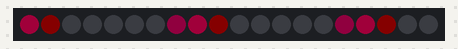
Recording of a sketch running on a simulated Arduino Uno, built with avr-gcc and run on an emulated ATmega328P. Parts: 20 RGB LEDs in strip order, left to right. Dim RGB values are drawn brighter than linear.

Above: at 1.45 s.
At 5.68 s:
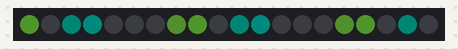
At 11.16 s:
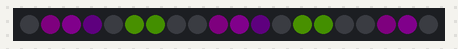
At 20.57 s:
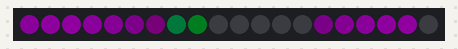
At 30.01 s:
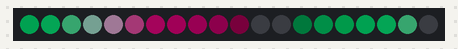
At 39.74 s:
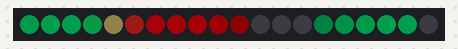

The sketch:

two_sin_pal_demo.ino
```cpp
/* two_sin_pal_demo

By: Andrew Tuline

Date: July, 2015

Two moving waves of different colours. In this case, the wave values are either '1' or '0', thus really bars.
The cool thing about this routine is that there are lot of configurable items without requiring a lot of complex code. It uses
sine waves to create 'bars' and not lengthy/complex 'marching' code.


With a few potentiometers or other inputs, you could change several values:

- Change the width of each wave
- Change the speed
- Change the direction
- Change the overall frequency
- Change the colour of each wave or even change the hue rotation speed.
- You could even get real funky and have different frequencies and phase changes for the waves. Epilepsy alert!

This would make for an awesome interactive display for youth.


*/


#include "FastLED.h"                                          // FastLED library. Please use the latest development version.

#define qsubd(x, b)  ((x>b)?wavebright:0)                     // A digital unsigned subtraction macro. if result <0, then => 0. Otherwise, take on fixed value.
#define qsuba(x, b)  ((x>b)?x-b:0)                            // Unsigned subtraction macro. if result <0, then => 0


#if FASTLED_VERSION < 3001000
#error "Requires FastLED 3.1 or later; check github for latest code."
#endif


// Fixed definitions cannot change on the fly.
#define LED_DT 12                                             // Data pin to connect to the strip.
#define LED_CK 11                                             // Clock pin for WS2801 or APA102.
#define COLOR_ORDER BGR                                       // Are they GRB for WS2812 and BGR for APA102.
#define LED_TYPE APA102                                       // Using APA102, WS2812, WS2801. Don't forget to change LEDS.addLeds.
#define NUM_LEDS 20                                           // Number of LED's.

CRGB leds[NUM_LEDS];

unsigned long previousMillis;                                 // Store last time the strip was updated.

// Most of these variables can be mucked around with. Better yet, add some form of variable input or routine to change them on the fly. 1970's here I come. .
//

uint8_t brightness = 128;

uint8_t wavebright = 128;                                     // You can change the brightness of the waves/bars rolling across the screen. Best to make them not as bright as the sparkles.
uint8_t thishue = 0;                                          // You can change the starting hue value for the first wave.
uint8_t thathue = 140;                                        // You can change the starting hue for other wave.
uint8_t thisrot = 1;                                          // You can change how quickly the hue rotates for this wave. Currently 0.
uint8_t thatrot = 1;                                          // You can change how quickly the hue rotates for the other wave. Currently 0.
uint8_t allsat = 255;                                         // I like 'em fully saturated with colour.
uint8_t thisdir = 0;
uint8_t thatdir = 0;
uint8_t alldir = 0;                                           // You can change direction.
int8_t thisspeed = 4;                                         // You can change the speed.
int8_t thatspeed = 4;                                         // You can change the speed.
uint8_t allfreq = 32;                                         // You can change the frequency, thus overall width of bars.
int thisphase = 0;                                            // Phase change value gets calculated.
int thatphase = 0;                                            // Phase change value gets calculated.
uint8_t thiscutoff = 192;                                     // You can change the cutoff value to display this wave. Lower value = longer wave.
uint8_t thatcutoff = 192;                                     // You can change the cutoff value to display that wave. Lower value = longer wave.
int thisdelay = 20;

uint8_t fadeval = 192;


CRGBPalette16 thisPalette;
CRGBPalette16 thatPalette;
TBlendType    currentBlending;        // NOBLEND or LINEARBLEND


void setup() {
  delay(1000);                                                 // Power-up safety delay or something like that.
  Serial.begin(57600);

  FastLED.addLeds<LED_TYPE, LED_DT, LED_CK, COLOR_ORDER>(leds, NUM_LEDS);  // WS2801 and APA102
//  FastLED.addLeds<LED_TYPE, LED_DT, COLOR_ORDER>(leds, NUM_LEDS);       // WS2812

  set_max_power_in_volts_and_milliamps(5, 500);               // FastLED power management set at 5V, 500mA
  FastLED.setBrightness(brightness);

  // Also, RainbowColors_p, RainbowStripeColors_p, OceanColors_p, CloudColors_p, LavaColors_p, ForestColors_p, and PartyColors_p
  thisPalette = RainbowColors_p;
  thatPalette = RainbowColors_p;
  currentBlending = LINEARBLEND;
} // setup()


void loop() {
  ChangeMe();
  EVERY_N_MILLISECONDS(thisdelay) {
    two_sin();                                                // Routine is still delay based, but at least it's now a non-blocking day.
  }
  show_at_max_brightness_for_power();
} // loop()


void two_sin() {

//  if (alldir == 0) {thisphase+=thisspeed; thatphase+=thatspeed;}        // You can change direction.
//  else {thisphase-=thisspeed; thatphase-=thatspeed;}                    // You can have individual speeds.

    thisdir ? thisphase += beatsin8(thisspeed, 2, 10) : thisphase -= beatsin8(thisspeed, 2, 10);
    thatdir ? thatphase += beatsin8(thisspeed, 2, 10) : thatphase -= beatsin8(thatspeed, 2, 10);
    thatphase += beatsin8(thatspeed, 2, 10);
    thishue += thisrot;                                        // Hue rotation is fun for thiswave.
    thathue += thatrot;                                        // It's also fun for thatwave.

  for (int k=0; k<NUM_LEDS-1; k++) {
    int thisbright = qsuba(cubicwave8((k*allfreq)+thisphase), thiscutoff);      // qsub sets a minimum value called thiscutoff. If < thiscutoff, then bright = 0. Otherwise, bright = 128 (as defined in qsub)..
    int thatbright = qsuba(cubicwave8((k*allfreq)+128+thatphase), thatcutoff);  // This wave is 180 degrees out of phase (with the value of 128).

    leds[k] = ColorFromPalette(thisPalette, thishue, thisbright, currentBlending);
    leds[k] += ColorFromPalette(thatPalette, thathue, thatbright, currentBlending);
  }
     nscale8(leds,NUM_LEDS,fadeval);
} // sinmov8()


// RainbowColors_p, RainbowStripeColors_p, OceanColors_p, CloudColors_p, ForestColors_p, and PartyColors_p.
void ChangeMe() {
  uint8_t secondHand = (millis() / 1000) % 60;                // Increase this if you want a longer demo.
  static uint8_t lastSecond = 99;                             // Static variable, means it's only defined once. This is our 'debounce' variable.
  if( lastSecond != secondHand) {
    lastSecond = secondHand;
    switch (secondHand) {
      case  0: thisrot = 1; thatrot = 1; thisPalette=PartyColors_p; thatPalette=PartyColors_p; break;
      case  5: thisrot = 0; thatdir = 1; thatspeed = -4; thisPalette=ForestColors_p; thatPalette=OceanColors_p; break;
      case 10: thatrot = 0; thisPalette=PartyColors_p; thatPalette=RainbowColors_p; break;
      case 15: allfreq = 16; thisdir = 1; thathue = 128; break;
      case 20: thiscutoff = 96; thatcutoff = 240; break;
      case 25: thiscutoff = 96; thatdir = 0; thatcutoff = 96; thisrot = 1; break;
      case 30: thisspeed= -4; thisdir = 0; thatspeed= -4; break;
      case 35: thiscutoff = 128; thatcutoff = 128; wavebright = 64; break;
      case 40: wavebright = 128; thisspeed = 3; break;
      case 45: thisspeed = 3; thatspeed = -3; break;
      case 50: thisspeed = 2; thatcutoff = 96; thiscutoff = 224; thatspeed = 3; break;
      case 55: resetvar(); break;
      case 60: break;
    }
  }
} // ChangeMe()


void resetvar() {                   // Reset the variable back to the beginning.
  wavebright = 128;                    // You can change the brightness of the waves/bars rolling across the screen. Best to make them not as bright as the sparkles.
  thishue = 0;                         // You can change the starting hue value for the first wave.
  thathue = 140;                       // You can change the starting hue for other wave.
  thisrot = 0;                         // You can change how quickly the hue rotates for this wave. Currently 0.
  thatrot = 0;                         // You can change how quickly the hue rotates for the other wave. Currently 0.
  allsat = 255;                        // I like 'em fully saturated with colour.
  thisspeed = 4;                       // You can change the speed, and use negative values.
  thatspeed = 4;                       // You can change the speed, and use negative values.
  allfreq = 32;                        // You can change the frequency, thus overall width of bars.
  thisphase = 0;                       // Phase change value gets calculated.
  thatphase = 0;                       // Phase change value gets calculated.
  thiscutoff = 192;                    // You can change the cutoff value to display this wave. Lower value = longer wave.
  thatcutoff = 192;                    // You can change the cutoff value to display that wave. Lower value = longer wave.
  thisdelay = 10;                      // You can change the delay. Also you can change the allspeed variable above.
  thisdir = 0;
  thatdir = 0;
} // resetvar()
```
